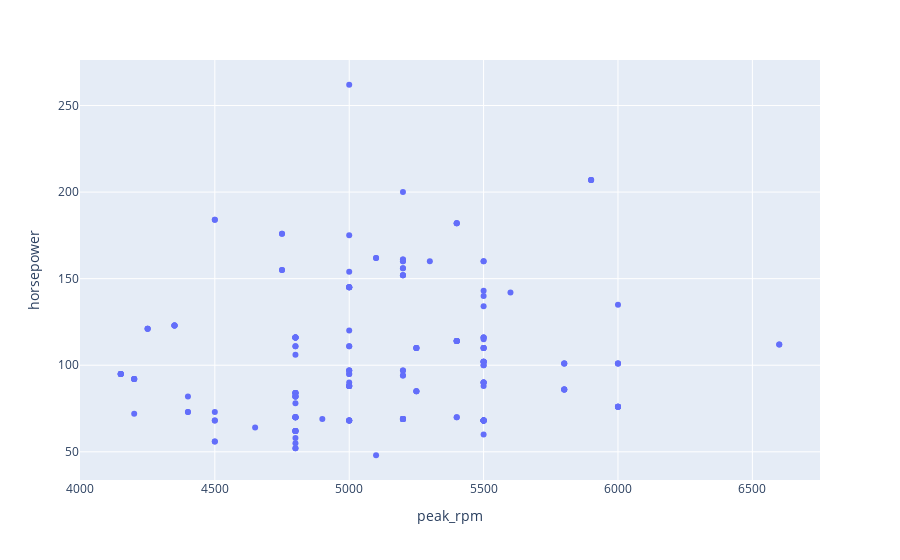

The notebook cell this image was saved under:
### Code cell
scat = px.scatter(df,x='peak_rpm', y='horsepower')
scat.show()

### Figure 1 — Plotly figure (JSON) as saved in the notebook; plotly's stock layout.template omitted (floating-point values rounded to 4 significant figures; data arrays with more than 128 entries replaced by an {"elided": "..."} marker saying what was removed)
{"data": [{"hovertemplate": "peak_rpm=%{x}<br>horsepower=%{y}<extra></extra>", "legendgroup": "", "marker": {"color": "#636efa", "symbol": "circle"}, "mode": "markers", "name": "", "orientation": "v", "showlegend": false, "type": "scatter", "x": {"elided": "201 int values"}, "xaxis": "x", "y": {"elided": "201 int values"}, "yaxis": "y"}], "layout": {"autosize": true, "legend": {"tracegroupgap": 0}, "margin": {"t": 60}, "xaxis": {"anchor": "y", "autorange": true, "domain": [0, 1], "range": [4000.0, 6750.0], "title": {"text": "peak_rpm"}, "type": "linear"}, "yaxis": {"anchor": "x", "autorange": true, "domain": [0, 1], "range": [31.43, 278.6], "title": {"text": "horsepower"}, "type": "linear"}}}
